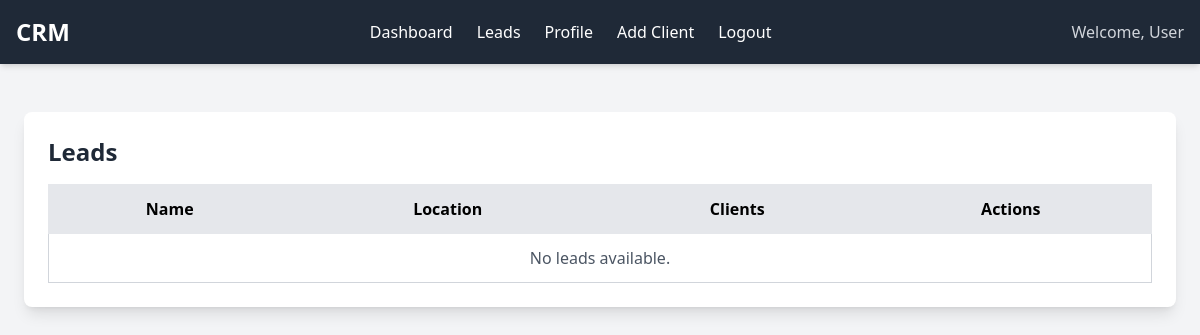
The app's page /leads/ (signed in), older data.
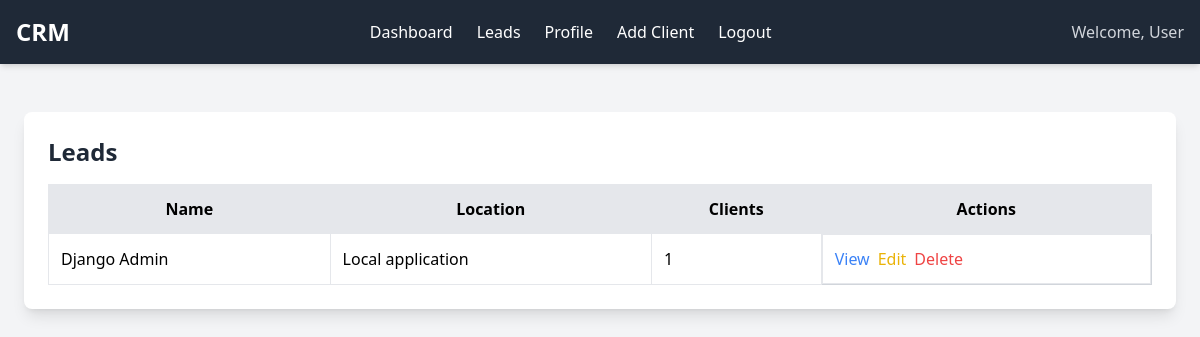
The same page, newer data.
### app/models.py (models this page shows, shortened)
class BaseModel(models.Model):
    created_at = models.DateTimeField(auto_now_add=True)
    updated_at = models.DateTimeField(auto_now=True)  # Fixed field name
    class Meta:
        abstract = True

class LeadModel(BaseModel):
    user = models.OneToOneField(User, on_delete=models.CASCADE, related_name='lead')
    first_name = models.CharField(max_length=30)
    last_name = models.CharField(max_length=30)
    location = models.TextField()
    about = models.TextField()
    profile_pic = models.ImageField(upload_to='profile_pics')  # Renamed for better file organization

### app/views.py (the view)
# urls.py: path('leads/',views.LeadsView.as_view(),name='leads'),
class LeadsView(LoginRequiredMixin,generic.ListView):
    template_name = 'home/leads.html'
    model = LeadModel
    context_object_name = 'leads'

### app/templates/home/leads.html (shortened to what this page needs)
{% extends 'base.html' %}
{% block content %}
<div class="max-w-6xl mx-auto bg-white p-6 rounded-lg shadow-lg mt-6">
    <h2 class="text-2xl font-bold text-gray-800 mb-4">Leads</h2>
    <table class="w-full border-collapse border border-gray-300">
        <thead class="bg-gray-200">
            <tr>
                <th class="p-3 border">Name</th>
                <th class="p-3 border">Location</th>
                <th class="p-3 border">Clients</th>
                <th class="p-3 border">Actions</th>
            </tr>
        </thead>
        <tbody>
            {% for lead in leads %}
                <tr class="hover:bg-gray-100">
                    <td class="p-3 border">{{ lead.first_name }} {{ lead.last_name }}</td>
                    <td class="p-3 border">{{ lead.location }}</td>
                    <td class="p-3 border">{{ lead.clients.count }}</td>
                    <td class="p-3 border flex space-x-2">
                        <a href="{% url 'lead_view' lead.id  %}" class="text-blue-500 hover:underline">View</a>
                        <a href="{% url 'update_lead' lead.id %}" class="text-yellow-500 hover:underline">Edit</a>
                        <a href="{% url 'delete_lead' lead.id  %}" class="text-red-500 hover:underline">Delete</a>
                    </td>
                </tr>
            {% empty %}
                <tr>
                    <td colspan="4" class="p-3 text-gray-600 text-center">No leads available.</td>
                </tr>
            {% endfor %}
        </tbody>
    </table>
</div>
{% endblock %}

Row changes from the older to the newer data that the page shows:
added LeadModel: first_name "Django", last_name "Admin", location "Local application", clients.count "1"
Text that changed along with them:
text no longer shown: "No leads available."
